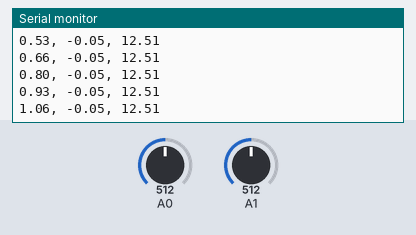
This sketch was run on a simulated Arduino Uno, built with avr-gcc and run on an emulated ATmega328P. Shown: the last lines printed to the serial monitor. The test bench sets the inputs (shaded band); at power-on: A0 = 512, A1 = 512.

Above: at 1.2 s.
1.3 s: A0 set to 716
At 1.45 s:
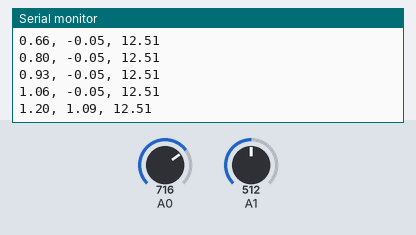
2.8 s: A1 set to 716
At 2.91 s:
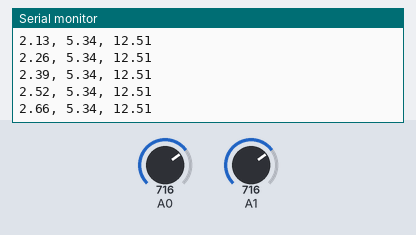
4.3 s: A0 set to 900
At 4.37 s:
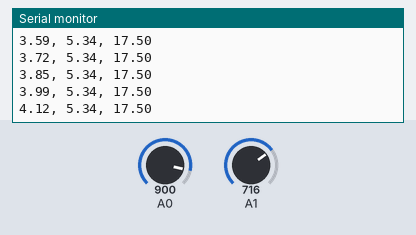
5.8 s: A1 set to 900
At 5.83 s:
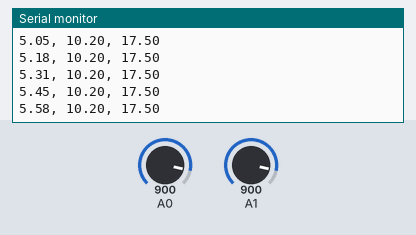
Timing chart, 0 to 8.3 s (numbered marks = the images above; inputs shaded):
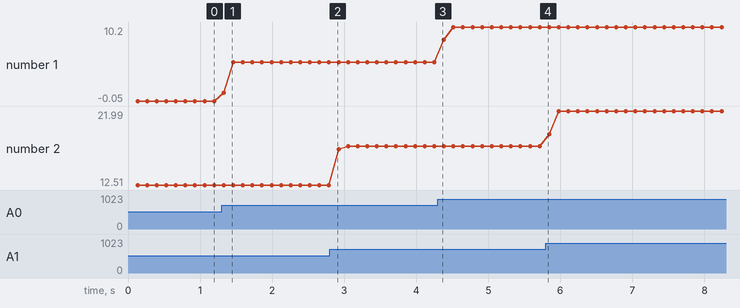

The sketch:

vol_cur_final.ino
```cpp
void setup() {
  Serial.begin(9600);
  // put your setup code here, to run once:

}

void loop() {
  float c=0;
  float cr=0;
  float vt=0;
  float vlt=0;
  float time = micros()/1e6;

  for(int i=0; i<100; i++)
  {
    int cu= analogRead(A0);
    float vol_c= cu*5/1023.0;
    float current= (vol_c-2.5)/0.185;
    c+=current;

    int v= analogRead(A1);
    float vol_v= v*(25.0/1023.0);
    vt+=vol_v;
    delay(1);
  }
  cr=c/100;
  cr-=0.06;
  vlt=vt/100;

   if (vlt<0.16)
   {
     vlt =0.0;
   }
  Serial.print(time);
  Serial.print(", ");
  Serial.print(cr);
  Serial.print(", ");
  Serial.println(vlt);
         // put your main code here, to run repeatedly:

}
```

Measured:
- after the input at 1.3 s, the serial monitor: prints a new line at once (image 1)
- plotted number 1: -0.05 → 5.34 after the input at 1.3 s, 5.34 → 10.2 after the input at 4.3 s
- plotted number 2: 12.51 → 17.5 after the input at 2.8 s, 17.5 → 21.99 after the input at 5.8 s
